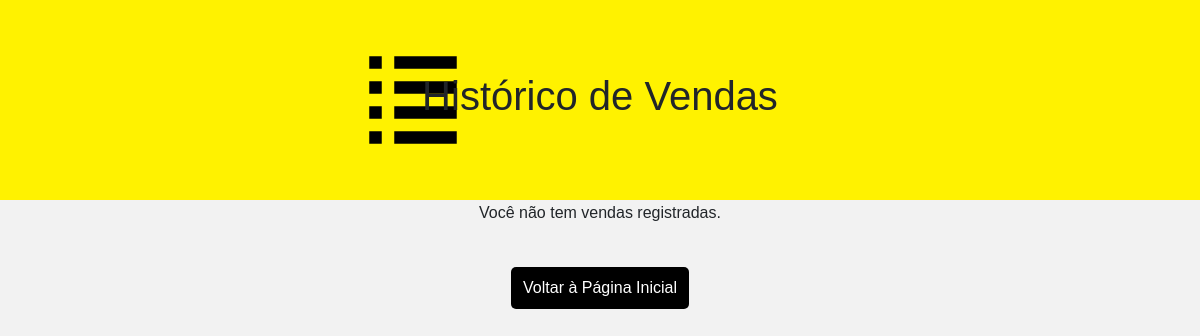
Page /historico_vendas.php (signed in) on the earlier database version.
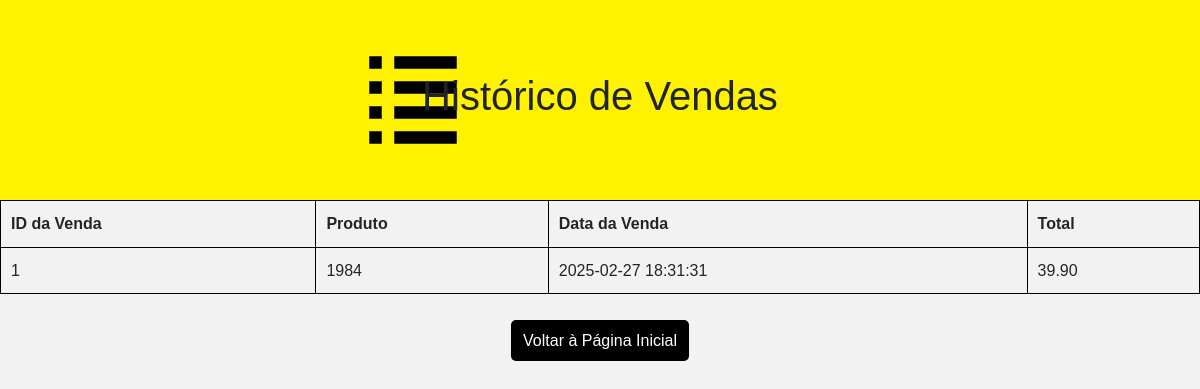
Same page on the later database version.
### tables this page shows
CREATE TABLE `order_items` (
  `order_item_id` int(11) NOT NULL,
  `order_id` int(11) NOT NULL,
  `book_id` int(11) NOT NULL,
  `quantity` int(11) NOT NULL,
  `price` decimal(10,2) NOT NULL
);

CREATE TABLE `orders` (
  `order_id` int(11) NOT NULL,
  `user_id` int(11) NOT NULL,
  `order_date` datetime DEFAULT current_timestamp(),
  `total_price` decimal(10,2) NOT NULL,
  `status` enum('pending','completed','canceled') DEFAULT 'pending',
  `delivery_address` text NOT NULL,
  `payment_method` varchar(255) DEFAULT NULL,
  `created_at` datetime DEFAULT current_timestamp(),
  `updated_at` datetime DEFAULT current_timestamp() ON UPDATE current_timestamp()
);

CREATE TABLE `books` (
  `book_id` int(11) NOT NULL,
  `title` varchar(255) NOT NULL,
  `author` varchar(255) NOT NULL,
  `description` text DEFAULT NULL,
  `price` decimal(10,2) NOT NULL,
  `stock` int(11) NOT NULL,
  `category_id` int(11) NOT NULL,
  `sub_category_id` int(11) NOT NULL,
  `image` varchar(255) DEFAULT NULL,
  `created_at` datetime DEFAULT current_timestamp(),
  `updated_at` datetime DEFAULT current_timestamp() ON UPDATE current_timestamp(),
  `archived_at` datetime DEFAULT NULL
);

### historico_vendas.php (the view, shortened to what this page needs)
<?php
include("conexão.php");
$query = "SELECT o.order_id, o.order_date, oi.quantity, oi.price,
b.title, (oi.quantity * oi.price) AS total_price
FROM orders o
JOIN order_items oi ON o.order_id = oi.order_id
JOIN books b ON oi.book_id = b.book_id
ORDER BY o.order_date DESC";
$stmt = mysqli_prepare($dbc, $query);
mysqli_stmt_execute($stmt);
$result = mysqli_stmt_get_result($stmt);
?>
<!DOCTYPE html>
<html lang="pt-br">
<head>
<link href="https://cdn.jsdelivr.net/npm/bootstrap@5.3.0-alpha1/dist/css/bootstrap.min.css" rel="stylesheet">
    <link rel="stylesheet" href="./css/historico_vendas.css">
</head>
<body>
    <header>
    <h1>Histórico de Vendas</h1>
</header>
    <?php
    if (mysqli_num_rows($result) > 0) {
        echo "<table border='3'>";
        echo "<tr><th>ID da Venda</th><th>Produto</th><th>Data da Venda</th><th>Total</th></tr>";
        while ($row = mysqli_fetch_assoc($result)) {
            echo "<tr>";
            echo "<td>" . htmlspecialchars($row['order_id']) . "</td>";
            echo "<td>" . htmlspecialchars($row['title']) . "</td>";
            echo "<td>" . htmlspecialchars($row['order_date']) . "</td>";
            echo "<td>" . htmlspecialchars($row['total_price']) . "</td>";
            echo "</tr>";
        }
        echo "</table>";
    } else {
        echo "<p>Você não tem vendas registradas.</p>";
    }
    ?>
    <br><a class="btn_voltar" href="minhaconta_adm.php">Voltar à Página Inicial</a>
</body>
</html>

Differences in the rows shown:
added order_items: order.order_id "1", book.title "1984", order.order_date "2025-02-27 18:31:31", total_price "39.90"
Other differences:
text no longer shown: "Você não tem vendas registradas."
text now shown: "ID da Venda Produto Data da Venda Total"
